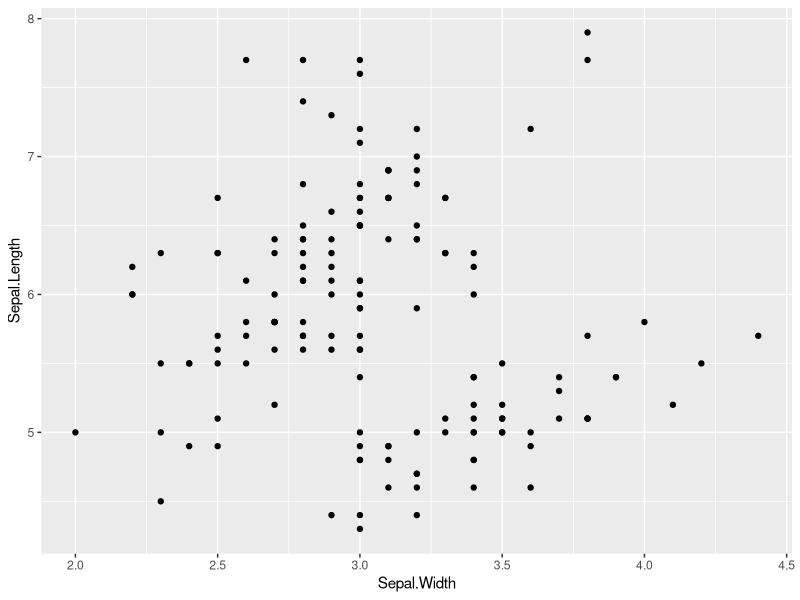
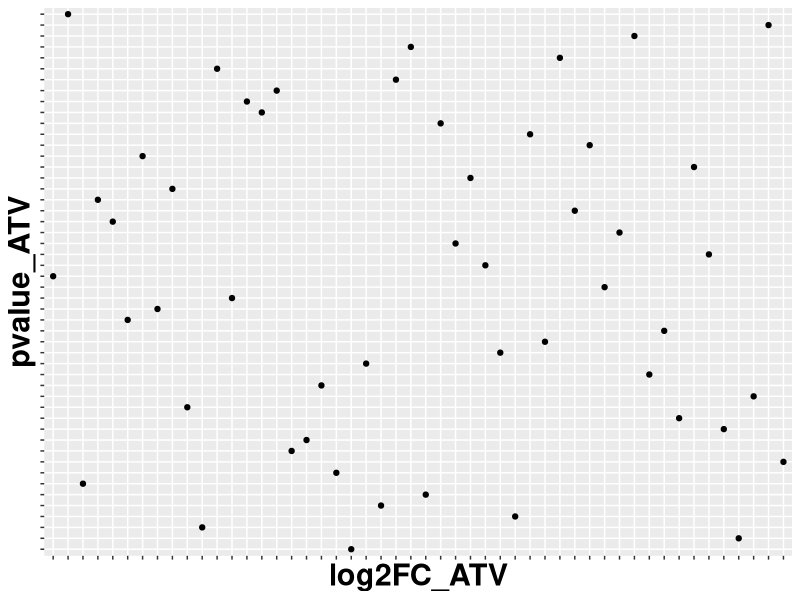

These charts were generated, in order, by the following R code:
library(ggplot2)
library(dplyr)
#dataset
names(iris)

#plot
ggplot(iris, aes(x=Sepal.Width, y=Sepal.Length))+
  geom_point()+
  theme()

#new dataset
EmpSal <- read.csv('top50_atv_and_correspondente_ros.csv',
                   sep = ";")
head(EmpSal)

#new plot
p1=ggplot(EmpSal, aes(x=log2FC_ATV, y=pvalue_ATV))+
  geom_point()+
  theme(axis.title = element_text(size = 22,face = "bold"),
        axis.text = element_blank())
p1
